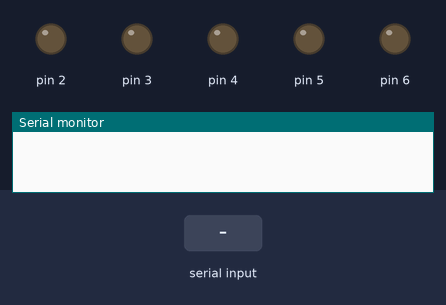
The sketch below on a simulated Arduino Uno, built with avr-gcc and run on an emulated ATmega328P. Parts: output pins drawn as LEDs (lit = HIGH), the last lines printed to the serial monitor. Inputs (shaded band) come from the test bench.

Above: at 1.2 s.
1.3 s: "a" received over Serial
At 2.5 s:
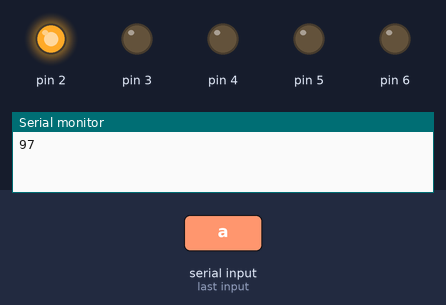
2.8 s: "c" received over Serial
At 3.7 s:
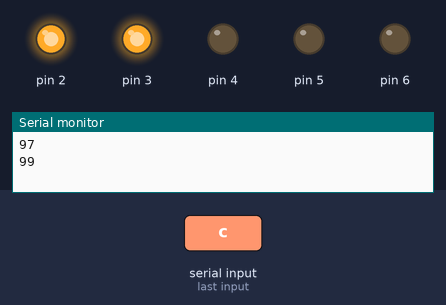
4.3 s: "b" received over Serial
At 4.9 s:
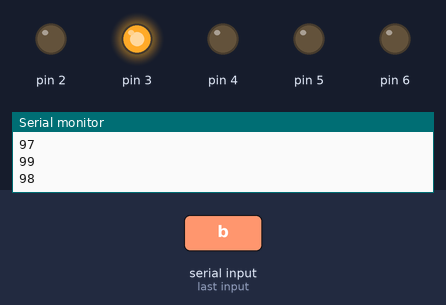
5.8 s: "e" received over Serial
At 7.0 s:
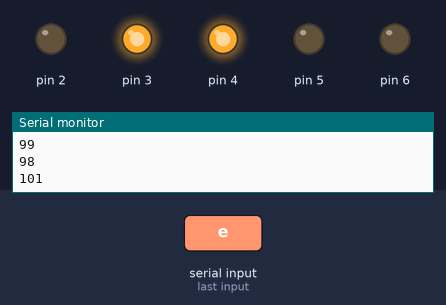
7.3 s: "d" received over Serial
At 8.4 s:
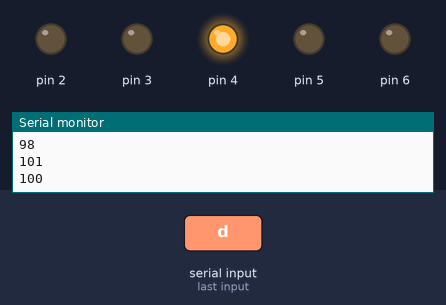
8.8 s: "g" received over Serial
At 9.5 s:
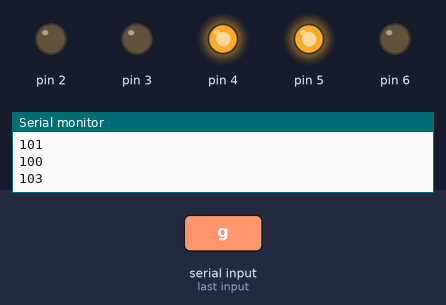
Timing chart, 0 to 11.3 s (numbered marks = the images above; inputs shaded):
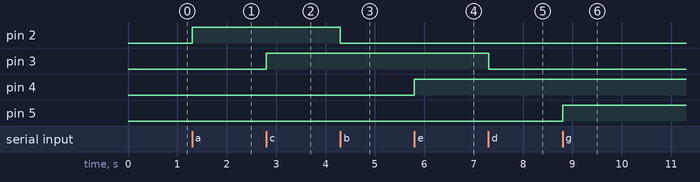

Measured:
- after the input at 1.3 s, pin 2: LOW → HIGH at once
- after the input at 2.8 s, pin 3: LOW → HIGH at once
- after the input at 4.3 s, pin 2: HIGH → LOW at once
- after the input at 5.8 s, pin 4: LOW → HIGH at once
- after the input at 7.3 s, pin 3: HIGH → LOW at once
- after the input at 8.8 s, pin 5: LOW → HIGH at once

The sketch:

Experiment08.ino
```cpp
//Initialise the LED's
void setup() {
  pinMode(2,OUTPUT);
  pinMode(3,OUTPUT);
  pinMode(4,OUTPUT);
  pinMode(5,OUTPUT);
  pinMode(6,OUTPUT);
  Serial.begin(9600);

}

void loop(){
  if (Serial.available()>0){
    int ch = Serial.read();
    Serial.println(ch);
    switch (ch)
    {
     case 'a':
     digitalWrite(2, HIGH);
     break;

     case 'b':
     digitalWrite(2, LOW);
     break;

     case 'c':
     digitalWrite(3 , HIGH);
     break;

     case 'd':
     digitalWrite(3 , LOW);
     break;

     case 'e':
     digitalWrite(4 , HIGH);
     break;

     case 'f':
     digitalWrite(4 , LOW);
     break;

     case 'g':
     digitalWrite(5 , HIGH);
     break;

     case 'h':
     digitalWrite(5, LOW);
     break;

     case 'i':
     digitalWrite(6 , HIGH);
     break;

     case 'j':
     digitalWrite(6, LOW);
     break;

    }
  }
}
```
